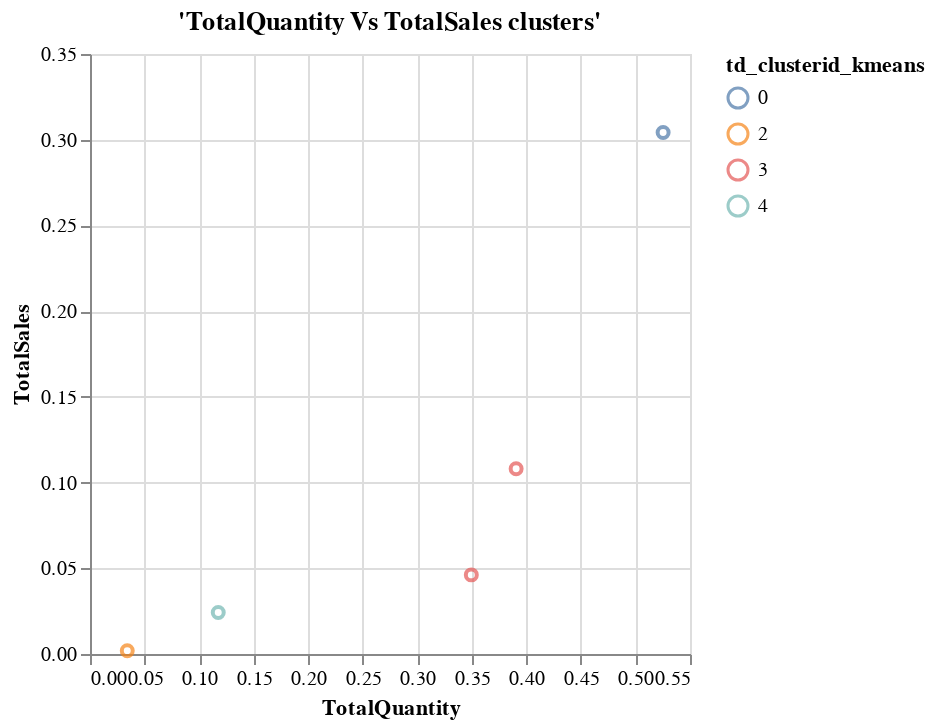

Notebook code cell kept with this figure:
### Markdown cell above
<p style = 'font-size:16px;font-family:Arial;color:#00233C'> In the above chart we have plotted TotalQuantity Vs TotalPrice to see how the clusters look like in the 2d plane where X axis is TotalQuantity and Y axis is TotalPrice. Note that this is only due to the limitation of visualization on being only in 2 dimensions where as the cluster creation is based on all 5 columns.

### Code cell
%chart x = TotalQuantity, y = TotalSales, groupingcol = td_clusterid_kmeans, typegroupingcol = nominal,
mark = point, title = 'TotalQuantity Vs TotalSales clusters', height = 400, width = 600

### Figure 1 — Vega-Lite specification as saved in the notebook (floating-point values rounded to 4 significant figures)
{"$schema": "https://vega.github.io/schema/vega-lite/v3.json", "data": {"format": {"type": "csv"}, "values": "\"CustomerID\",\"td_clusterid_kmeans\",\"td_distance_kmeans\",\"TotalQuantity\",\"TotalItems\",\"TotalPrice\",\"TotalSales\",\"SalesPerItem\"\n\"16168\",\"3\",\"0.13866141442628693\",\"0.3906119027661358\",\"0.015159718462371413\",\"0.25100643965644787\",\"0.10803010514087587\",\"0.01962026693685069\"\n\"12957\",\"0\",\"0.20785050235296937\",\"0.5253562447611064\",\"0.0560368164591229\",\"0.5329341317365269\",\"0.30417984916074264\",\"0.015130672657059911\"\n\"14288\",\"2\",\"0.01850088097389275\",\"0.03415758591785415\",\"0.004060638873849486\",\"0.04207190300802816\",\"0.0019427086578951672\",\"0.0012583183928720906\"\n\"12910\",\"3\",\"0.1883715905103075\",\"0.3495389773679799\",\"0.012723335138061722\",\"0.11691052225847395\",\"0.04614431813791765\",\"0.009945160564586204\"\n\"13500\",\"4\",\"0.02844782715159868\",\"0.11756077116512992\",\"0.01597184623714131\",\"0.18021693933329705\",\"0.02420078807277165\",\"0.004162277753045964\"\n"}, "encoding": {"color": {"field": "td_clusterid_kmeans", "type": "nominal"}, "x": {"axis": {"grid": true, "title": "TotalQuantity"}, "field": "TotalQuantity", "type": "quantitative"}, "y": {"axis": {"grid": true, "title": "TotalSales"}, "field": "TotalSales", "type": "quantitative"}}, "height": "400", "mark": {"color": "#4C78A8", "type": "point"}, "title": "'TotalQuantity Vs TotalSales clusters'", "width": "600"}
